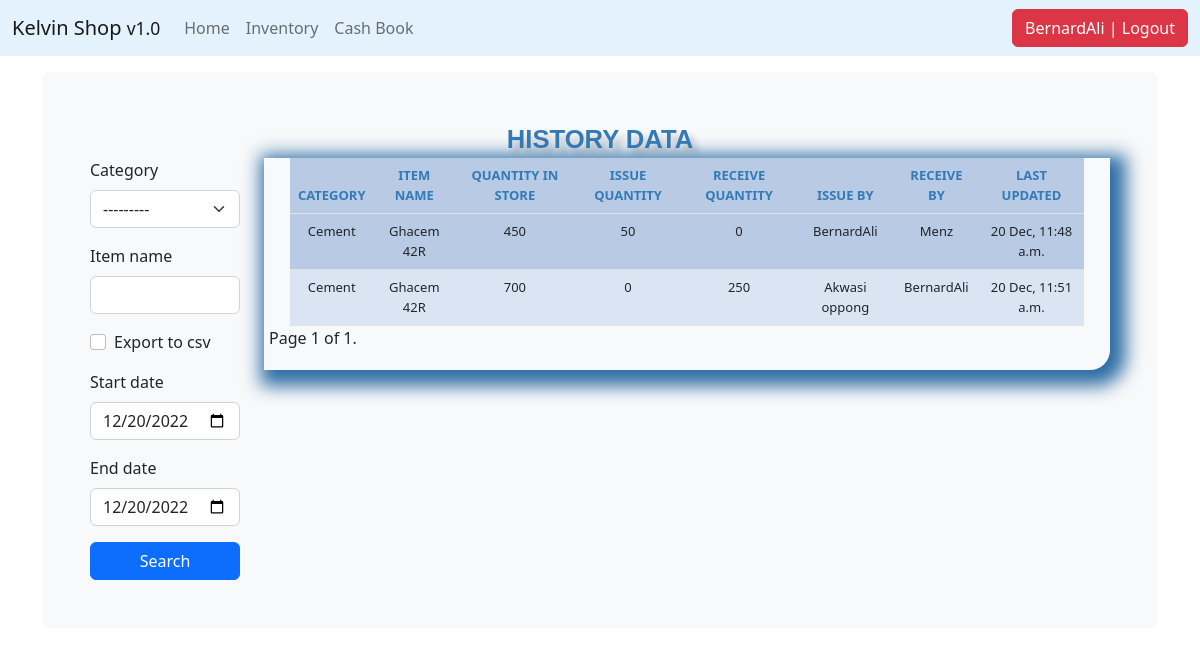
The app's page /list_history/ (signed in) with its own data.
### core/models.py (models this page shows, shortened)
class StockHistory(models.Model):
    category = models.ForeignKey(Category, on_delete=models.CASCADE, blank=True)
    item_name = models.CharField(max_length=50, blank=True, null=True)
    item_description = models.TextField(blank=True, null=True)
    quantity = models.IntegerField(default='0', blank=True, null=True)
    purchased_quantity = models.IntegerField(default='0', blank=True, null=True)
    purchased_by = models.CharField(max_length=50, blank=True, null=True)
    purchased_from = models.CharField(max_length=50, blank=True, null=True)
    unit_purchase_price = models.DecimalField(max_digits=10, decimal_places=2, blank=True, null=True)
    total_purchase_price = models.DecimalField(max_digits=10, decimal_places=2, blank=True, null=True)
    sale_quantity = models.IntegerField(default='0', blank=True, null=True)
    sale_by = models.CharField(max_length=50, blank=True, null=True)
    sale_to = models.CharField(max_length=50, blank=True, null=True)
    unit_sale_price = models.DecimalField(max_digits=10, decimal_places=2, blank=True, null=True)
    total_sale_price = models.DecimalField(max_digits=10, decimal_places=2, blank=True, null=True)
    phone_number = models.CharField(max_length=50, blank=True, null=True)
    created_by = models.CharField(max_length=50, blank=True, null=True)
    reorder_level = models.IntegerField(default='0', blank=True, null=True)
    created_on = models.DateTimeField(auto_now_add=True, blank=True, null=True)
    expiry = models.DateTimeField(auto_now_add=True, blank=True, null=True)
    last_updated = models.DateTimeField(auto_now=True, blank=True, null=True)

class Category(models.Model):
    name = models.CharField(max_length=50, blank=True, null=True)
    description = models.TextField(blank=True, null=True)
    def __str__(self):
        return self.name

### core/views.py (the view, shortened to what this page needs)
# urls.py: path('list_history/', views.list_history, name='list_history'),
@login_required
def list_history(request):
    header = 'HISTORY DATA'
    queryset = StockHistory.objects.all()
    paginator = Paginator(queryset, 15)
    page_number = request.GET.get('page')
    queryset = paginator.get_page(page_number)
    form = StockHistorySearchForm(request.POST or None)
    context = {
        "header": header,
        "queryset": queryset,
        "form": form,
    }
    return render(request, "list_history.html", context)

### core/forms.py
class StockHistorySearchForm(forms.ModelForm):
    export_to_CSV = forms.BooleanField(required=False)
    start_date = forms.DateTimeField(widget=forms.widgets.DateInput(attrs={'type': 'date'}),
                                     required=False, initial=timezone.now)
    end_date = forms.DateTimeField(widget=forms.widgets.DateInput(attrs={'type': 'date'}),
                                   required=False, initial=timezone.now)
    class Meta:
        model = StockHistory
        fields = ['category', 'item_name', 'export_to_CSV', 'start_date', 'end_date']

### templates/list_history.html (shortened to what this page needs)
{% extends 'base.html' %}
{% load crispy_forms_tags %}
{% block content %}
	<div class="header">{{header}}</div>
    <div class="row">
        <div class="col-sm-2">
            <form method='POST' action=''>{% csrf_token %}
            {{form|crispy}}
            <input type="submit" value='Search' class="btn btn-primary mybutton"/>
        </form>
        </div>
        <br>
        <div class="col-sm-10">
            <div class="display_table">
        <table class='table'>
          <thead>
            <tr>
              <th>CATEGORY</th>
              <th>ITEM NAME</th>
              <th>QUANTITY IN STORE</th>
              <th>ISSUE QUANTITY</th>
              <th>RECEIVE QUANTITY</th>
              <th>ISSUE BY</th>
              <th>RECEIVE BY</th>
              <th>LAST UPDATED</th>
            </tr>
          </thead>
        {% for instance in queryset %}
            <tr>
              <td>{{instance.category}}</td>
              <td>{{instance.item_name}}</td>
              <td>{{instance.quantity}}</td>
              <td>{{instance.sale_quantity}}</td>
              <td>{{instance.purchased_quantity}}</td>
              <td>{% if instance.purchased_quantity > 0%}
                    {{ instance.purchased_from}}
                  {% else %}
                    {{instance.sale_by}}
                  {% endif %}
              </td>
              <td>{% if instance.sale_quantity > 0%}
                    {{instance.sale_to}}
                  {% else %}
                    {{instance.purchased_by}}
                  {% endif %}
              </td>
              <td>{{instance.last_updated|date:"d M, h:i a"}}</td>
            </tr>
        {% endfor %}
      </table>
                <div class="pagination">
    <span class="step-links">
        <span class="current">
            Page {{ queryset.number }} of {{ queryset.paginator.num_pages }}.
        </span>
    </span>
</div>
    </div>
        </div>
    </div>
{% endblock %}

### templates/nav.html (shortened to what this page needs)
<nav class="navbar navbar-expand-md fixed-top" style="background-color: #e3f2fd;">
      <div class="container-fluid">
        <a class="navbar-brand" href="{% url 'home' %}">Kelvin Shop <small>v1.0</small></a>
        <div class="collapse navbar-collapse" id="navbarCollapse">
          <ul class="navbar-nav me-auto mb-2 mb-md-0">
            <li class="nav-item">
              <a class="nav-link" aria-current="page" href="{% url 'home' %}">Home</a>
            </li>
            {% if request.user.is_authenticated %}
              <li class="nav-item">
                <a class="nav-link" aria-current="page" href="{% url 'list_items' %}">Inventory</a>
              </li>
              <li class="nav-item">
                <a class="nav-link" aria-current="page" href="{% url 'cash_items' %}">Cash Book</a>
              </li>
            {% endif %}
          </ul>
          <ul class="navbar-nav">
              {% if request.user.is_authenticated %}
              <li><a href="/accounts/logout"><button class="btn btn-danger">{{ user }} | Logout</button></a></li>
              {% else %}
              <li><a href="/accounts/login">Login</a></li>
              {% endif %}
          </ul>
        </div>
      </div>
    </nav>

### static/css/style.css (style rules this page uses)
body { padding-top: 4.5rem; }
.table { font-size: 13px; text-align: center; width: 95%; margin: auto; text-align: center; }
.table tr:nth-child(odd) { background: #B8CAE4 }
.table tr:nth-child(even) { background: #dae5f4 }
th { color: #337ab7; }
.display_table { border-bottom-right-radius: 20px; padding-left: 5px; padding-right: 5px; padding-bottom: 20px; box-shadow: 0.4rem 0.4rem 1.1rem 0.6rem #2e6da4; }
.header { font-family: helvetica; color: #337ab7; font-size: 1.6rem; text-align: center; width: 100%; text-shadow: 6px 6px 6px #c9c6c6; display: block; font-weight: bolder; }
.mybutton { width: 100%; }

### records on screen
StockHistory: category "Cement", item_name "Ghacem 42R", quantity "450", sale_quantity "50", purchased_quantity "0", sale_by "BernardAli", sale_to "Menz", last_updated "20 Dec, 11:48 a.m."
StockHistory: category "Cement", item_name "Ghacem 42R", quantity "700", sale_quantity "0", purchased_quantity "250", purchased_from "Akwasi oppong", purchased_by "BernardAli", last_updated "20 Dec, 11:51 a.m."

### other values on screen
{{ user }} "BernardAli"
{{ header }} "HISTORY DATA"
{{ queryset.number }} "1"
{{ queryset.paginator.num_pages }} "1"
